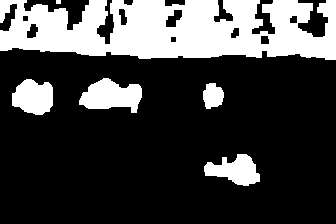
#> input picture binaryGroup.bmp, 336 x 224 px
$ python 'ch4_외곽선실습.py'
#> lines starting #> are read from the running program, lines starting #| are printed output that depends on the picture; after the words box and inside, x2 and y2 are one past the last pixel; in counts of white or black regions, pixels touching at a corner belong together; long printed decimals are rounded
### 컴퓨터비전/cv_assets.py
"""실습 자료를 코드 폴더 및 상위 폴더에서 읽는 공통 함수."""
from pathlib import Path
import cv2 as cv
import numpy as np

HERE = Path(__file__).resolve().parent


def resolve_asset(filename):
#> called with filename = 'binaryGroup.bmp'
    path = Path(filename)
    candidates = [path] if path.is_absolute() else [HERE / path, HERE.parent / path]
    for candidate in candidates:
        if candidate.is_file():
            return candidate.resolve()
    locations = "\n".join(str(p) for p in candidates)
    raise FileNotFoundError(
        f"실습 자료 '{path.name}'를 찾을 수 없습니다. 다음 위치 중 하나에 파일을 넣어 주세요:\n{locations}"
    )


def read_image(filename, flags=cv.IMREAD_COLOR):
    """cv.imread와 같은 색상 옵션을 사용하고 한글 경로를 지원한다."""
    path = resolve_asset(filename)
    data = np.fromfile(path, dtype=np.uint8)
    if data.size == 0:
        raise ValueError(f"이미지 파일이 비어 있습니다: {path}")
    image = cv.imdecode(data, flags)
#> image is the input picture: shape (224, 336); 25.8% white; 6 white regions, box (x1, y1, x2, y2) and area: (0, 0, 336, 60) 15348, (79, 78, 142, 113) 1441, (12, 79, 53, 115) 1136, (204, 154, 260, 186) 1085, (203, 83, 224, 109) 415, (56, 0, 61, 4) 20
    if image is None:
        raise ValueError(f"이미지 형식을 읽을 수 없거나 파일이 손상되었습니다: {path}")
    return image


# [8 lines left out: function open_video, not called in this run]

### 컴퓨터비전/ch4_외곽선실습.py
# -*- coding: utf-8 -*-
"""
Created on Tue Oct 10 11:04:25 2023

@author: admin
"""

#%% 개념 요약 — 정의·장점·단점, 함수 사용법은 해당 코드 옆 참고

#%% [개념] 외곽선 필터링과 모양 분석 실습
# 정의: 외곽선의 둘레 등 조건으로 물체 후보를 고른 뒤 면적·중심·경계 상자를 분석하는 실습이다.
# 장점: 작은 잡음과 큰 배경 후보를 제외하고 관심 물체의 기하 특징에 집중할 수 있다.
# 단점: 분할·조건에 따라 물체가 빠질 수 있고 점 개수를 둘레로 오해하면 필터 기준이 달라진다.
# PPT: 영역 특징 3,10~14,24~27쪽

#region 핵심 이론·함수 참고
# [핵심 이론] 여러 물체의 외곽선·모멘트·도형 표현을 비교하는 배경
# 근거: 4장 영역 특징_3 (1) 2~14,27쪽
# 1. 영역 표현과 특징은 무엇이 다른가?
# 표현(representation)은 영역을 경계점 또는 내부 픽셀로 어떻게 저장할지 정하는 것이다.
# 경계 표현은 모양에, 내부 표현은 밝기·색·무늬에 유리하다. 목적에 따라 필요한 정보가 다르다.
# 2. 불변성과 등변성
# 불변성(invariance)은 변환 뒤에도 특징값이 유지되는 성질, 등변성(equivariance)은 변환에 맞춰 값도 변하는 성질이다.
# 이상적인 평면 영역의 면적은 이동/회전에서 유지되지만 길이를 s배 하면 면적은 s**2배, 둘레는 s배이다.
# 물체의 중심 좌표는 이동하면 같은 양만큼 이동한다. 방향/좌표 자체가 유지되는 것은 아니다.
# 3. 모멘트의 단계
# 영상 m_pq=sum(x**p*y**q*f(x,y)), m00=질량, cx=m10/m00, cy=m01/m00이다.
# moments(mask,binaryImage=True)는 비제로 값을 1로 본다. 외곽선 입력은 다각형의 면적 모멘트를 구한다.
# 이상적 불변성에도 실제 이산화·분할 잡음의 수치 오차가 있으며 모든 원근/비강체 변형에 불변은 아니다.
# 4. 서로 다른 모양 기술자의 목적
# 원형도=4*pi*A/P**2는 면적·둘레를 조합해 둥근 정도를 본다. 하나의 숫자로 모든 모양을 구별할 수는 없다.
# 5. 이 실습에서 먼저 점검할 조건
# 전경 이진화가 틀리면 뒤의 모든 모양 값도 바뀐다. 점 수 조건과 실제 둘레 조건도 서로 다르다.

#endregion

import cv2 as cv
from cv_assets import read_image
import numpy as np
#%%
# 실습 입력 [영역 특징 PPT 27쪽]
# 외곽선 좌표는 binaryGroup.bmp에서 얻는다. 원본에 그릴 때 두 영상의 크기가 같아야 한다.
# [함수 사용: 입출력·창]
# img=cv.imread(path, flags=cv.IMREAD_COLOR): 파일→배열. 기본 BGR, 읽기 실패 시 None인지 확인한다.
# cv.imshow(winname,img): 이름이 winname인 창에 배열을 표시한다. 저장 함수는 아니다.
# key=cv.waitKey(delay=0): GUI 이벤트·키 처리. 0은 계속 대기, 양수는 ms, 입력 없으면 보통 -1이다.
# cv.destroyAllWindows(): OpenCV 창을 닫는다. 캡처 자원 해제는 cap.release()이다.
bin=read_image('binaryGroup.bmp',0)
img=read_image('group.jpg')
#> call 2 of read_image, with filename = 'group.jpg', flags = 1
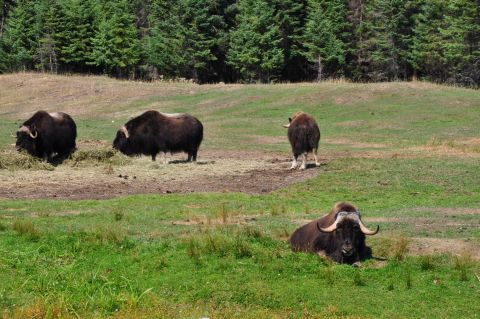
#> input picture group.jpg, 480 x 319 px
#> in read_image, image is the input picture: shape (319, 480, 3); mean B, G, R 69.4, 113.6, 107.3

cv.imshow("binary", bin); cv.imshow("Original", img)
cv.waitKey()

# EXTERNAL은 바깥만, NONE은 모든 경계점을 보존. 반환 순서가 위에서부터/크기 순이라고 보장되지 않는다.
# 실제 둘레는 arcLength, 점 개수는 len. 나머지 모양 기술자의 장단점은 ch4_8_모멘트.py에 정리했다.
# [함수 사용] contours,hierarchy=cv.findContours(binary, mode, method)
# binary=단일 채널 이진 영상, mode=검색 방식, method=점 보존/근사 방식. 외곽선 목록과 계층 배열을 반환한다.
# [PPT 인자 보충] 에지 검출 33~34쪽: offset=(x,y)는 ROI 외곽선 좌표에 더할 이동량. hierarchy의 각 항은 [next,prev,first_child,parent], 없는 관계는 -1이다.
contours, hierarchy=cv.findContours(bin, cv.RETR_EXTERNAL, cv.CHAIN_APPROX_NONE)
#> contours = 6 contours, 1 with area under 20; largest, box (x1, y1, x2, y2) and area: (0, 0, 336, 60) 15257, (79, 78, 142, 113) 1358, (12, 79, 53, 115) 1074, (204, 154, 260, 186) 1006, (203, 83, 224, 109) 376

# [함수 사용] dst=cv.resize(src, dsize, fx=0, fy=0, interpolation=cv.INTER_LINEAR)
# dsize=(너비,높이). (0,0)이면 fx·fy 배율로 크기를 정하며, interpolation은 보간법이다. 결과 영상을 반환한다.
img1=cv.resize(img, (0,0), fx=0.7, fy=0.7);
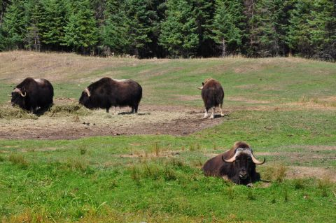
#> img1: shape (223, 336, 3); mean B, G, R 69.3, 113.5, 107.1
# [함수 사용] dst=cv.cvtColor(src, code)
# src=입력 영상, code=색 변환 상수. 예: BGR2GRAY·BGR2HSV·HSV2BGR. 변환 영상을 반환한다.
# [PPT 인자 보충] 영상처리_1 16쪽: dstCn=0은 출력 채널 수 자동 결정. 출력 높이·너비와 깊이는 같고 채널 수는 변환에 따라 달라진다.
img2=cv.cvtColor(bin, cv.COLOR_GRAY2BGR)
#> img2: shape (224, 336, 3); 25.8% white; 6 white regions
img3=img1.copy()
img4=img1.copy()
img5=img1.copy()

# [함수 사용] cv.drawContours(img, contours, contourIdx, color, thickness=1)
# contours=외곽선 목록, contourIdx=-1이면 전체, color=BGR 색. img에 직접 그리며 thickness<0이면 내부를 채운다.
# [PPT 인자 보충] 에지 검출 35쪽: thickness<0은 내부 채움, lineType은 선 모양, hierarchy/maxLevel은 계층 범위, offset은 그릴 좌표의 이동량이다. img를 직접 수정한다.
cv.drawContours(img2, contours, -1, (255, 0, 255), 2)
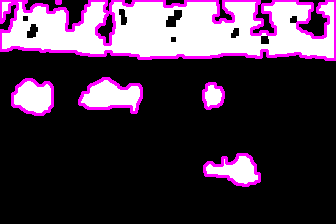
#> img2: shape (224, 336, 3); mean B, G, R 71.9, 52.4, 71.9
cv.drawContours(img1, contours, -1, (255, 0, 255), 2)
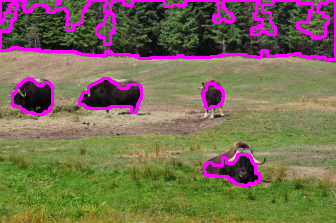
#> img1: shape (223, 336, 3); 7.66% of pixels changed, all inside (x1, y1, x2, y2) = (0, 0, 336, 187)
cv.imshow("Contours_gray", img2)
cv.imshow("Contours_original", img1)
cv.waitKey()

# 작은 잡음과 큰 물체 제외 [PPT 27쪽]
# 아래 기존 코드는 경계점 개수로 고른다. len(contour)는 점 개수, arcLength는 둘레 길이이다.
# PPT의 '둘레 50 이하/1000 이상 제외'를 정확히 구현하려면 arcLength로 판단해야 한다.
lcontours=[]
for i in range(len(contours)):
    if len(contours[i])>50 and len(contours[i])<1000:
        lcontours.append(contours[i])
#> this loop made 6 passes
#> after the loop, lcontours = 4 contours; box (x1, y1, x2, y2) and area: (79, 78, 142, 113) 1358, (12, 79, 53, 115) 1074, (204, 154, 260, 186) 1006, (203, 83, 224, 109) 376

# [출력 확인: 현재 binaryGroup.bmp, 현재 OpenCV] 필터를 통과한 외곽선 수는 4이다.
# 원래 바깥 외곽선은 6개이고 점 개수 50초과/1000미만 조건으로 고른다. 경계점 개수는 둘레와 다르다.
# img 원본=(319,480,3), bin=(224,336), 0.7배 img1=(223,336,3)으로 한 행 차이가 있다.
# 반환 외곽선의 좌표는 bin 기준이다. 다른 크기의 컬러 영상에 겹칠 때 좌표계를 확인한다.
print(len(lcontours))  # 출력: 4 (현재 입력/점 개수 조건)
#| 4
cv.drawContours(img3, lcontours, -1, (0, 255, 255), 2)
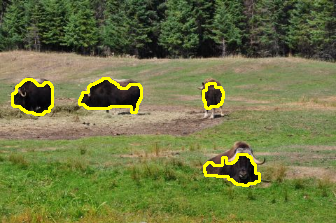
#> img3: shape (223, 336, 3); 2.36% of pixels changed, all inside (x1, y1, x2, y2) = (11, 77, 261, 187)
cv.imshow("Contours_animal", img3)

cv.waitKey()
cv.destroyAllWindows()

#%% use img4
#1. moment, center
#2. contour length, contour area, roundness
#3 bounding box(contours[0]), minimum enclosing circle(contours[1]),
#polylines(contours[2]), convex Hull(contours[3]) on each contour
#%%
#1. moment, center
# 모멘트와 중심 [PPT 4, 14쪽]
# OpenCV의 m10은 x좌표, m01은 y좌표에 대한 합이다. m00은 면적이다.
# m00이 0이면 중심을 나눌 수 없으므로 퇴화한 외곽선은 별도 확인이 필요하다.
# [함수 사용] m=cv.moments(array, binaryImage=False)
# array=외곽선 또는 단일 채널 영상. 모멘트 딕셔너리를 반환한다. 영상에서 binaryImage=True면 0이 아닌 픽셀을 1로 센다.
m=cv.moments(lcontours[0])
#> m = moments, m00 1005.5, centre m10/m00, m01/m00 = (235, 170)
# [출력 확인: 현재 첫 번째 lcontours, 영상/버전 변경 시 번호·수치는 달라질 수 있음]
# arcLength = 170.6690467596054
# Area: 1005.5
# center of x, y 235.0043096303663 170.04293054864908
# mom_Area 1005.5
# sum of x, y 236296.8333333333 170978.16666666666
# m00=면적, m10=sum(x*질량), m01=sum(y*질량). 중심 계산은 각각 m00으로 나눈 결과이다.
# 외곽선으로 구한 면적이므로 .5 같은 소수도 가능하며 픽셀 개수와 동일한 양이 아니다.
# [함수 사용] length=cv.arcLength(curve, closed)
# curve=점 배열, closed=True이면 끝점과 시작점도 연결한다. 점 개수가 아니라 거리 합인 실수 길이를 반환한다.
print(cv.arcLength(lcontours[0], True))
#| 170.669
# [함수 사용] area=cv.contourArea(contour, oriented=False)
# contour=외곽선 점 배열. 둘러싼 다각형 면적을 실수로 반환하며 oriented=True이면 방향에 따른 부호를 유지한다.
print("Area:", cv.contourArea(lcontours[0]));
#| Area: 1005.5
print("center of x, y", m['m10']/m['m00'], m['m01']/m['m00'])
#| center of x, y 235.004 170.043
print("mom_Area", m['m00']); print("sum of x, y", m['m10'], m['m01'])
#| mom_Area 1005.5
#| sum of x, y 236296.833 170978.167

# 경계 상자 [PPT 10쪽]: (x, y, 폭, 높이)를 구해 축에 평행한 사각형으로 표현한다.
# 위 모멘트는 필터링한 lcontours[0], 아래 상자는 원래 contours[0]이므로 다른 물체일 수 있다.
# 기존 실행문을 유지하고 차이를 학습 주석으로 표시했다.
# [함수 사용] x,y,w,h=cv.boundingRect(points)
# 점 배열 또는 0이 아닌 픽셀을 감싸는 축에 평행한 사각형을 반환한다. w·h는 끝 좌표가 아니라 너비·높이이다.
r0=cv.boundingRect(contours[0])
#> r0 = (204, 154, 56, 32)
# [함수 사용] cv.rectangle(img, pt1, pt2, color, thickness=1)
# pt1·pt2=(x,y) 꼭짓점, color=BGR 색. img에 그리며 -1은 채우기이다. (x,y,w,h) 사각형 인자 형식도 있다.
# [PPT 인자 보충] OpenCV 기본 30쪽: lineType은 선 연결·안티앨리어싱, shift는 좌표의 소수 비트 수. thickness<0이면 채우며 img를 직접 수정한다.
cv.rectangle(img4, r0, (0,0,255),2)
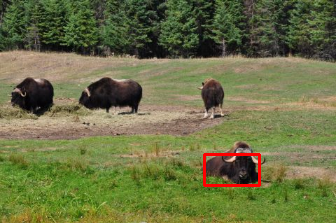
#> img4: shape (223, 336, 3); 0.68% of pixels changed, all inside (x1, y1, x2, y2) = (203, 153, 261, 187)

cv.imshow("Draw_Contours", img4)
cv.waitKey()

# 실습 연결 [PPT 11~13, 27쪽]
# 남은 외곽선에 minEnclosingCircle, approxPolyDP, convexHull을 적용하는 부분은 아직 빈칸이다.
# ch4_8_모멘트.py에 각 함수 예제가 있다. 이 파일은 완성 답안이 아니라 기존 실습 틀이다.
## 다른 contour 이 밑에 그려 볼 것

##실습

#%%
cv.imshow("Draw on Contour", img4)
cv.waitKey()
cv.destroyAllWindows()

#%%
# thickness=-1은 외곽선 내부를 칠한다. 모멘트 계산이나 볼록 껍질 계산과는 다른 표시 작업이다.
cv.drawContours(img5, lcontours, -1, 255, thickness=-1)
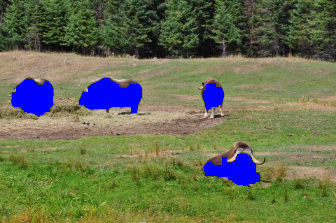
#> img5: shape (223, 336, 3); 5.44% of pixels changed, all inside (x1, y1, x2, y2) = (12, 78, 260, 186)
cv.imshow("Draw_Contours_filled", img5)
cv.waitKey()
cv.destroyAllWindows()
